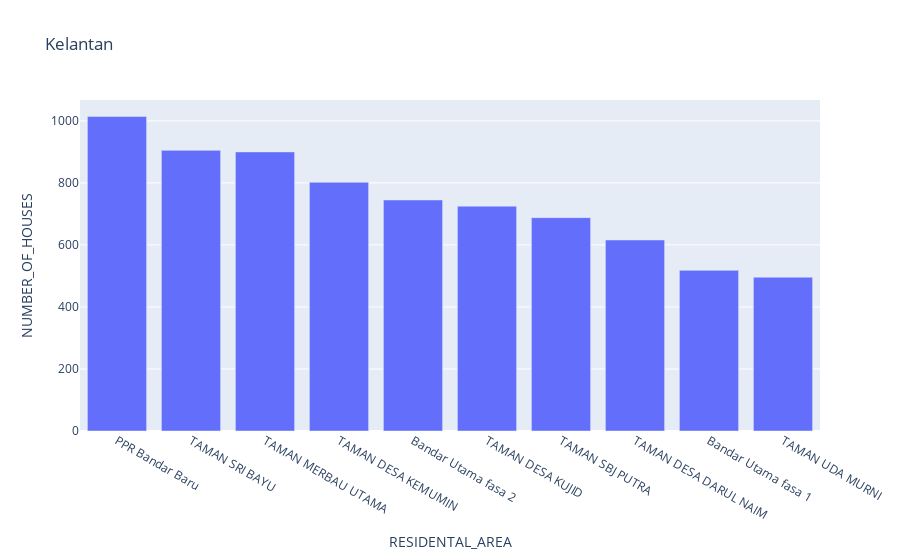

Notebook cell for this chart:
### Markdown cell above
#### Kelantan

### Code cell
topKelantan = residentalLocationAnalysis[residentalLocationAnalysis['STATE']=='Kelantan'].sort_values(by=['NUMBER_OF_HOUSES'],ascending=False)
topKelantan.head(10)
fig = px.bar(topKelantan.iloc[:10,:], x="RESIDENTAL_AREA", y="NUMBER_OF_HOUSES",title="Kelantan")
fig.show()

### Figure 1 — Plotly figure (JSON) as saved in the notebook; plotly's stock layout.template omitted (floating-point values rounded to 4 significant figures)
{"data": [{"alignmentgroup": "True", "hovertemplate": "RESIDENTAL_AREA=%{x}<br>NUMBER_OF_HOUSES=%{y}<extra></extra>", "legendgroup": "", "marker": {"color": "#636efa", "pattern": {"shape": ""}}, "name": "", "offsetgroup": "", "orientation": "v", "showlegend": false, "textposition": "auto", "type": "bar", "x": ["PPR Bandar Baru", "TAMAN SRI BAYU", "TAMAN MERBAU UTAMA", "TAMAN DESA KEMUMIN", "Bandar Utama fasa 2", "TAMAN DESA KUJID", "TAMAN SBJ PUTRA", "TAMAN DESA DARUL NAIM", "Bandar Utama fasa 1", "TAMAN UDA MURNI"], "xaxis": "x", "y": [1014, 905, 900, 802, 745, 725, 688, 616, 518, 496], "yaxis": "y"}], "layout": {"barmode": "relative", "legend": {"tracegroupgap": 0}, "title": {"text": "Kelantan"}, "xaxis": {"anchor": "y", "domain": [0, 1], "title": {"text": "RESIDENTAL_AREA"}}, "yaxis": {"anchor": "x", "domain": [0, 1], "title": {"text": "NUMBER_OF_HOUSES"}}}}
